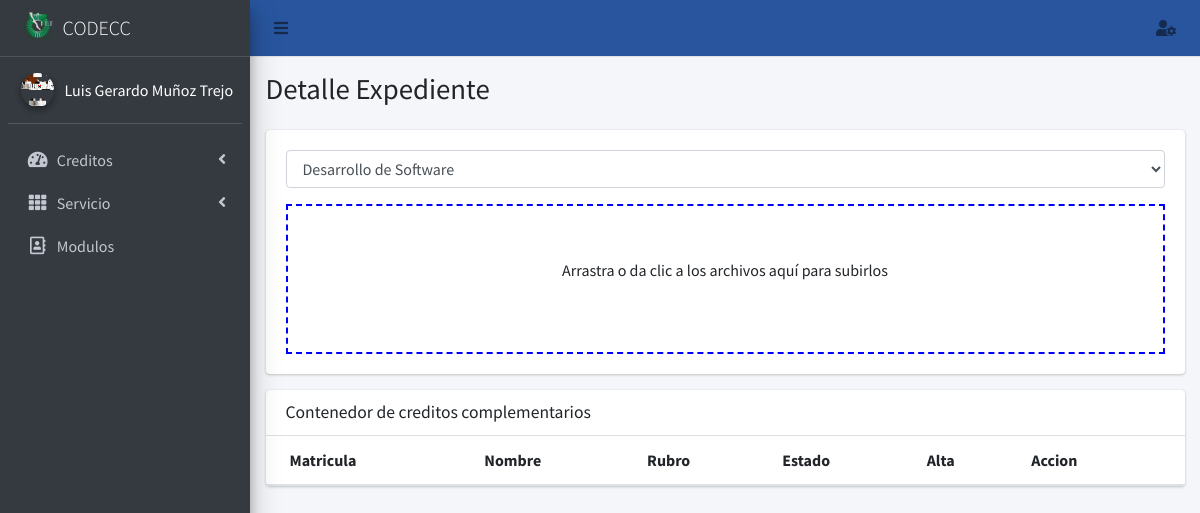
/expediente/18 (signed in), run on the app's committed database.
### core/models.py (models this page shows, shortened)
class Perfil(models.Model):
    user=models.OneToOneField(User,null=True,on_delete=models.SET_NULL)
    nombre=models.CharField(max_length=56, blank=False, null=False)
    apellido_paterno=models.CharField(max_length=56, blank=False, null=False)
    apellido_materno=models.CharField(max_length=56, blank=False, null=False)
    modulo=models.ManyToManyField(Modulo, blank=True)
    email_institucional=models.CharField(max_length=126, blank=False, null=False, validators=[RegexValidator(regex=r'(^[a-zA-Z0-9_.+-]+@tectijuana.edu.mx+$)|(^[a-zA-Z0-9_.+-]+@tectijuana.tecnm.mx+$)',message="El formato del correo debe ser @tectijuana.edu.mx")])
    foto=models.ImageField(upload_to=rename_folder_photo, max_length=126, blank=True, null=True)
    estado=models.BooleanField(default=False)
    created_at = models.DateTimeField("Creado ", auto_now_add=True)
    updated_at = models.DateTimeField("Actualizado ", auto_now=True)
    class Meta:
        verbose_name="Perfil"
        verbose_name_plural="Perfiles"

### core/views.py (the view)
# urls.py: path('expediente/<int:id>',views.detalle_expediente,name="detalle_expediente"),
@login_required(login_url='login_docente')
def detalle_expediente(request,id=None):
    creditos=Credito.objects.filter(user=request.user.id, matricula=id)
    modulos=Perfil.objects.get(user=request.user.id)
    contexto={
        'titulo': "Detalle Expediente",
        'modulos':modulos.modulo,
        'usuario': Perfil.objects.get(user=request.user.id),
        'creditos': creditos,
    }
    return render(request,"docente/detalle_expediente.html",contexto)

### core/models.py (called while the page is built)
    def __str__(self):
        return str(self.tipo)

### core/templatetags/templates.py (called while the page is built)
@register.filter(name='has_group')
def has_group(user, group_name):
       groups = user.groups.all().values_list('name', flat=True)
       return True if group_name in groups else False

@register.simple_tag
def loadsession(user):
       bandera=False
       data=Perfil.objects.get(user=user)
       if data.estado:
              bandera=True
       return bandera

### templates/docente/detalle_expediente.html (shortened to what this page needs)
{%extends 'docente/inicio.html' %}
{% load staticfiles %}
{%load templates%}
{%block content%}
            <div class="col-lg-12">
              {%if request.user|has_group:"Docente" or request.user.is_superuser%}
              <div class="card card-default">
                <div class="card-body">
                  <div class="form-group">
                    <select class="form-control" id="modulo" name="modulo">
                    {%for values in modulos.all%}
                      <option>{{values}}</option>
                      {%endfor%}
                    </select>
                    </div>
                    <form action="{% url 'Ajax_AltaDocumentoExpediente' %}" class="dropzone" id="myDropzone" method='POST' enctype="multipart/form-data">
                      </form>
                </div>
              </div>
            </div>
                <div class="col-lg-12">
                  <div class="card">
                    <div class="card-header">
                      <h3 class="card-title">Contenedor de creditos complementarios</h3>
                    </div>
                    <div class="card-body table-responsive p-0">
                      <table class="table table-hover text-nowrap">
                        <thead>
                          <tr>
                            <th>Matricula</th>
                            <th>Nombre</th>
                            <th>Rubro</th>
                            <th>Estado</th>
                            <th>Alta</th>
                            <th>Accion</th>
                          </tr>
                        </thead>
                      </table>
                    </div>
                  </div>
                </div>
                {%else%}
                <p>No tienes permisos para poder realizar esta accion</p>
                {%endif%}
</div>
{%endblock content%}
{%block css%}
<link rel="stylesheet" href="/static/css/dropzone.css">
{%endblock css%}

### templates/docente/aside.html (shortened to what this page needs)
{%load templates%}
 <aside class="main-sidebar sidebar-dark-primary elevation-4">
    <a href="" class="brand-link">
      <img src="/static/img/logo_TECT.png" alt="Logo TecNM" class="brand-image" style="opacity: .8">
      <span class="brand-text font-weight-light">CODECC</span>
    </a>
    <div class="sidebar">
      <div class="user-panel mt-3 pb-3 mb-3 d-flex">
        <div class="image">
          {%if usuario.foto%}
          <img src="{{usuario.foto.url}}" class="img-circle elevation-2" alt="User Image">
          {%else%}
          <img src="/static/img/usernone.png" class="img-circle elevation-2" alt="User Image">
          {%endif%}
        </div>
        <div class="info">
          <span style="color: white;">{{usuario.nombre}} {{usuario.apellido_paterno}} {{usuario.apellido_materno}}</span>
        </div>
      </div>
      <nav class="mt-2">
        <ul class="nav nav-pills nav-sidebar flex-column" data-widget="treeview" role="menu" data-accordion="false">
          {% if request.user|has_group:"Docente" or request.user.is_superuser %}
          <li class="nav-item">
            <a href="#" class="nav-link">
              <i class="nav-icon fas fa-tachometer-alt"></i>
              <p>
                Creditos
                <i class="right fas fa-angle-left"></i>
              </p>
            </a>
          </li>
          {%endif%}
          {% if request.user|has_group:"Servicio" or request.user.is_superuser %}
          <li class="nav-item">
            <a href="#" class="nav-link">
              <i class="nav-icon fas fa-th"></i>
              <p>
                Servicio
                <i class="right fas fa-angle-left"></i>
              </p>
            </a>
          </li>
          {%endif%}
          {% if request.user.is_superuser %}
          <li class="nav-item">
            <a href="{%url 'modulo'%}" class="nav-link">
              <i class="nav-icon far fa-address-book"></i>
              <p>
                Modulos
              </p>
            </a>
          </li>
          {%endif%}
        </ul>
      </nav>
    </div>
  </aside>

### static/css/dropzone.css (style rules this page uses)
.dropzone,.dropzone * { box-sizing:border-box }
.dropzone { min-height:150px;border:2px solid rgba(0,0,0,0.3);background:white;padding:20px 20px }
.dropzone.dz-clickable { cursor:pointer }

### templates/docente/detalle_expediente.html (style rules this page uses)
.dropzone { border: 2px dashed blue; }

### data on the page
Perfil: foto (picture), nombre "Luis Gerardo", apellido_paterno "Muñoz", apellido_materno "Trejo"

### other printed values
{{ titulo }} "Detalle Expediente"
form field modulo "Desarrollo de Software"
